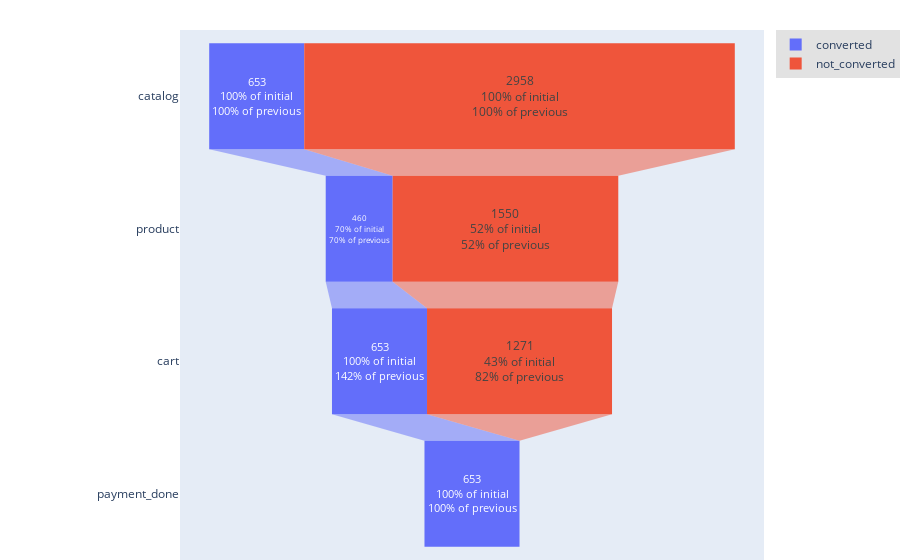

The notebook cell saved with this chart:
### Markdown cell above
Sometimes it is useful to compare funnels stage-by-stage of several user segments. <br/>
For example, to have a quick comparison of funnels of users:
- from different channels
- from test and control groups in A/B test
- to compare multiple behavioral segments and etc.

This can be done by passing list of collections of user id’s via groups parameter. To illustrate this functionality let’s plot funnels for two groups: users who converted to `payment_done` and users who did not. First, we need to obtain two collections of `user_ids` and then pass it to groups parameters for `eventstream.funnel()` method:

### Code cell
source_df = source.to_dataframe()
segment1 = set(source_df[source_df['event_name'] == 'payment_done']['user_id'])
segment2 = set(source_df['user_id']) - segment1

source.funnel(stages = ['catalog', ['product1', 'product2'], 'cart', 'payment_done'],
                 stage_names = ['catalog', 'product', 'cart', 'payment_done'],
                 segments = (segment1, segment2),
                 segment_names = ('converted', 'not_converted'))

### Figure 1 — Plotly figure (JSON) as saved in the notebook; plotly's stock layout.template omitted (floating-point values rounded to 4 significant figures)
{"data": [{"name": "converted", "textinfo": "value+percent initial+percent previous", "type": "funnel", "x": [653, 460, 653, 653], "y": ["catalog", "product", "cart", "payment_done"]}, {"name": "not_converted", "textinfo": "value+percent initial+percent previous", "type": "funnel", "x": [2958, 1550, 1271, 0], "y": ["catalog", "product", "cart", "payment_done"]}], "layout": {"funnelmode": "stack", "hovermode": "closest", "legend": {"bgcolor": "#E2E2E2", "font": {"size": 12}, "orientation": "v", "xanchor": "left"}, "margin": {"b": 0, "l": 180, "pad": 0, "r": 0, "t": 30}, "showlegend": true}}
